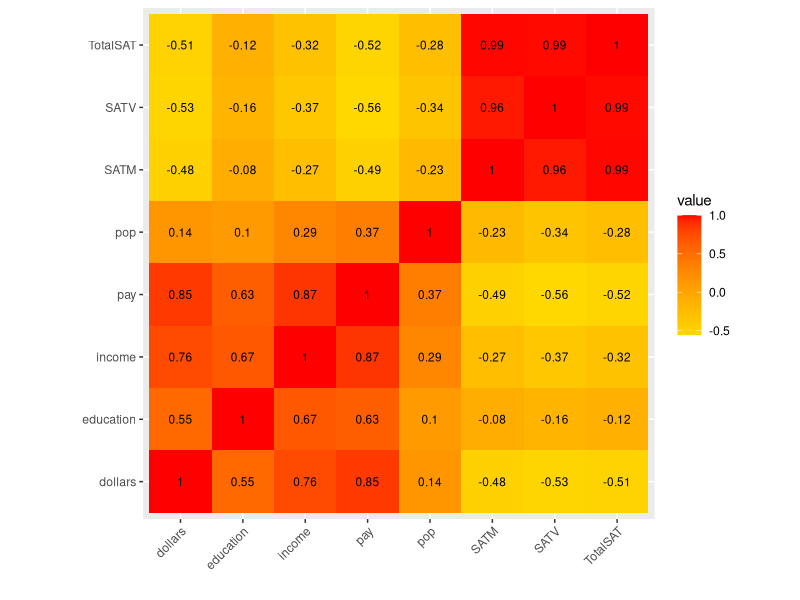
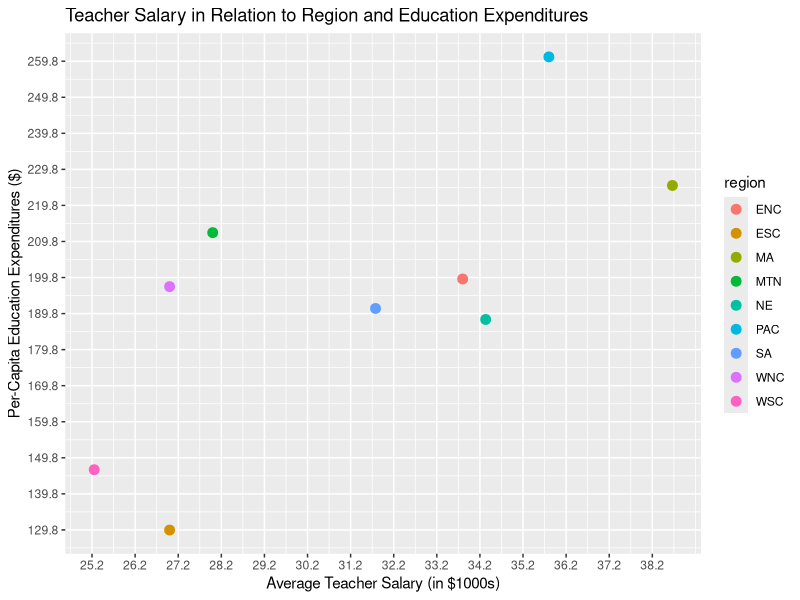
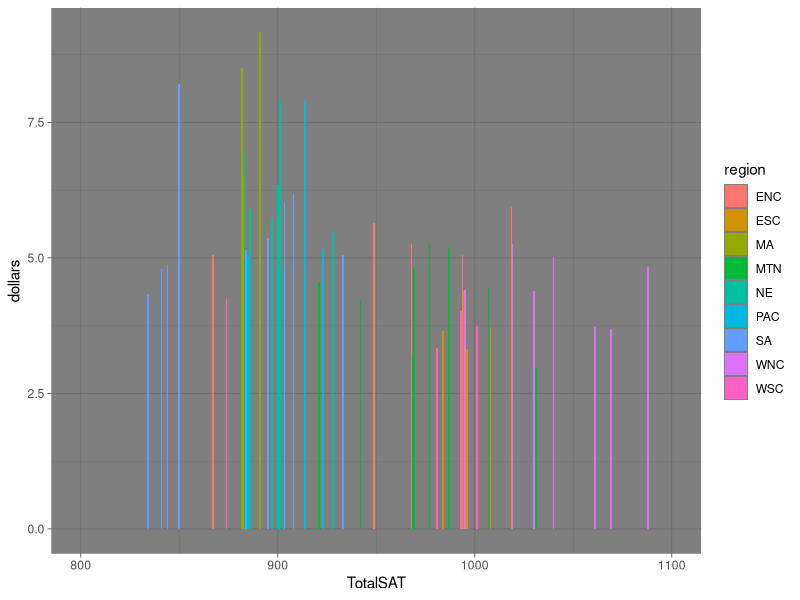
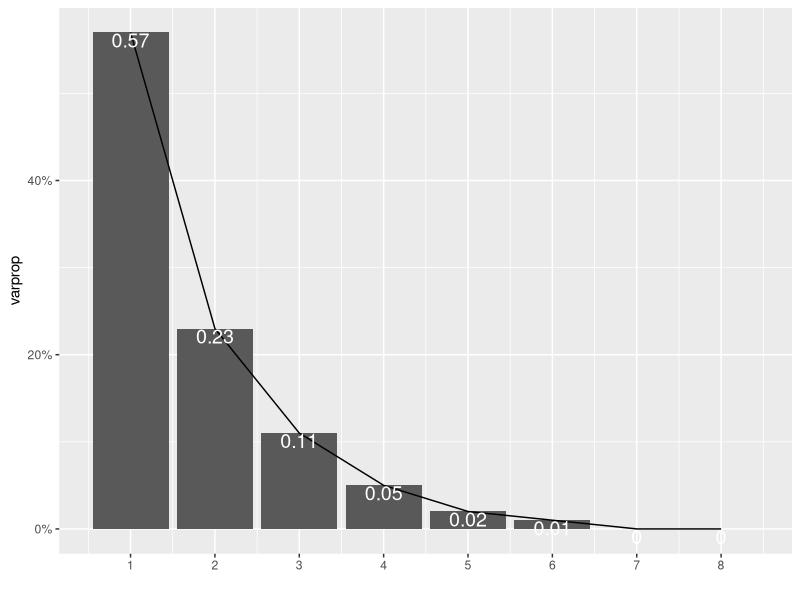
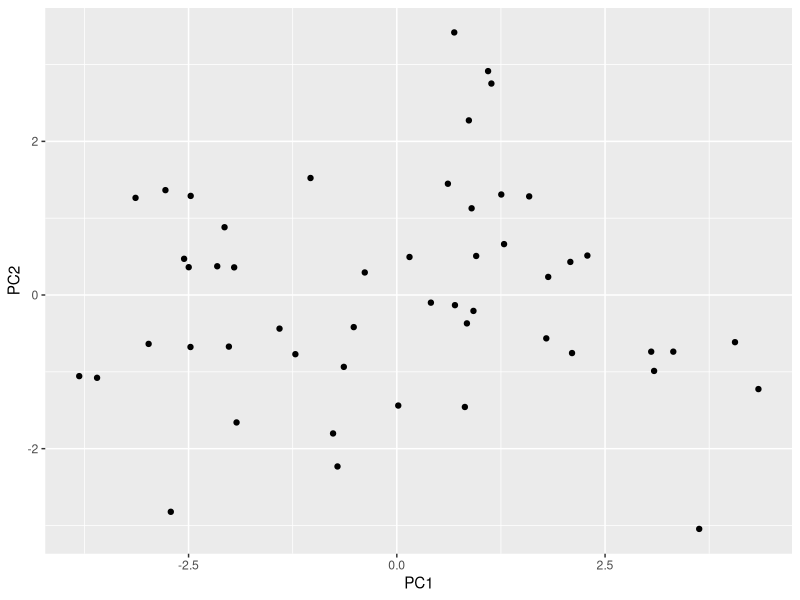
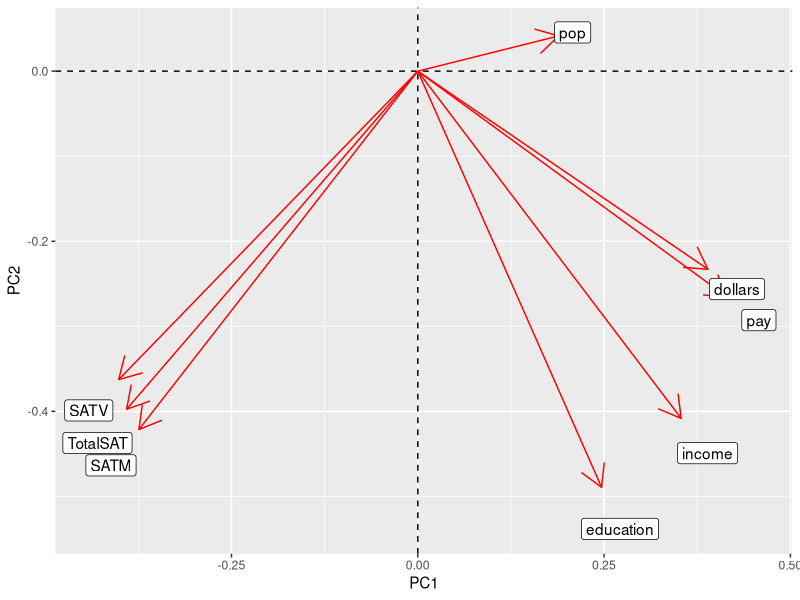

Here is the R script that generated these plots, in order:
## ---- chunk 1
knitr::opts_chunk$set(echo = TRUE, eval = TRUE, fig.align = "center", warning = F, message = F,
tidy=TRUE, tidy.opts=list(width.cutoff=60), R.options=list(max.print=100))
## ---- chunk 2

library(readr)
library(tidyverse)

#Datasets utilized
#Education and Related Statistics for the U.S. States
edustate<- read_csv("State Education .csv")
edustate <- select(edustate,-c(percent))

#U.S. State Public-School Expenditures
publicschool <- read_csv("Public School Expenditures.csv")
publicschool <- select(publicschool,-c(young, urban))

#Data is already tidy, utlizing pivot_wider() function to "untidy" then tidy again
fulldata <- full_join(edustate, publicschool,by=c("state"="state"))

#Making combined data untidy using "pivot_wider()"
untidy <- fulldata %>% pivot_wider(names_from="region", values_from="pop")

#Making combined data tidy again using "pivot_longer()"
untidy %>% pivot_longer(cols=c("ESC","PAC", "MTN", "WSC","NE","SA","ENC","WNC", "MA"), names_to="region", values_to="pop") %>% na.omit()
## ---- chunk 3
library(dplyr)
fulldata <- full_join(edustate, publicschool,by=c("state"="state"))
glimpse(fulldata)
## ---- chunk 4
#Mutate function adds the variable "TotalSAT" to 'fulldata' set by combining the SAT verbal and mathematics sections 
fulldata %>% mutate(TotalSAT = SATV + SATM) -> fulldata
## ---- chunk 5
#1: Looking at relationship between amount spent on public education (in $1000s/student) and overall SAT score by state (arranged greatest to lowest average SAT score)
fulldata %>% select(state, dollars, TotalSAT) %>% arrange(desc(dollars), desc(TotalSAT))

#2: Determing the minimum, maximum, mean, and median of amount spent on public education (in $1000s/student)
fulldata %>% summarize(sd(dollars), min(dollars), max(dollars), mean(dollars), median(dollars))
## ---- chunk 6
#3: Grouping states by region and summarizing by mean dollars spent, mean income, and mean SAT score
fulldata %>% group_by(region) %>% summarize(mean_fund=mean(dollars), mean_income=mean(income), mean_SAT=mean(TotalSAT))

#4: Filtering states by region 'WNC' (West North Central), given that this region had the greatest mean SAT score.
fulldata %>% group_by(state) %>% filter(region == "WNC") %>% summarize(mean_fund=mean(dollars), mean_income=mean(income), mean_SAT=mean(TotalSAT))
## ---- chunk 7

#5: Grouping observation by state and summarizing by mean income, teacher salary, and mean SAT score
fulldata %>% group_by(state) %>% summarize(mean_income = income, teacher_salary = pay, mean_SAT=mean(TotalSAT)) %>% arrange(desc(mean_income), desc(teacher_salary),desc(mean_SAT))

#6: Grouping observations by pay and summarizing by education, teacher salary, and mean SAT score, with teacher salary and SAT score arranged from greatest to lowest to see if teacher salary and pre-capita expenditures affect SAT score
fulldata %>% group_by(pay) %>% summarize(teacher_salary = mean(pay), education_per_capita = mean(education), mean_SAT=mean(TotalSAT)) %>% arrange(desc(teacher_salary),desc(mean_SAT))

#7: Grouping observations by region and summarizing by teacher salary and education funding to understand if teachers get paid more by education funding. (utlized for GGPlot #1)
avgsalary<- fulldata %>% group_by(region) %>% summarize(teacher_salary = mean(pay), education_funds = mean(education))

#8: Grouping observations by region and summarizing by dollars ($1000s/student) invested per student and SAT score (utlized for GGPlot #2)
ggplot2values <- fulldata %>% group_by(region) %>% summarize(dollars = mean(dollars), TotalSAT = mean(TotalSAT))

## ---- chunk 8
#9: Determing the sd, minimum, maximum, mean, and median of SAT scores grouped by region to understand the range of test scores in each region
fulldata %>% group_by(region) %>% summarize(sd(TotalSAT), min(TotalSAT), max(TotalSAT), mean(TotalSAT), median(TotalSAT), sd(dollars))

#10: 
fulldata %>% summarize(n_distinct(TotalSAT))
## ---- chunk 9
#Correlation heatmap of numeric variables
library(tidyverse)
library(ggplot2)

fulldata %>% select_if(is.numeric) %>% cor %>% as.data.frame %>%
rownames_to_column %>% pivot_longer(-1) %>%
ggplot(aes(rowname,name,fill=value))+geom_tile()+
geom_text(aes(label=round(value,2)),size = 3)+
xlab("") + ylab("") + theme(axis.text.x = element_text(angle = 45, hjust=1)) + coord_fixed() + scale_fill_gradient2(low="yellow", mid="orange", high="red")
## ---- chunk 10

#GGPlot #1: "Teacher Salary in Relation to Region and Education Expenditures"
avgsalary %>% ggplot() + geom_point(aes(x = teacher_salary, y = education_funds, color = region), size=3) + scale_x_continuous(breaks = round(seq(min(avgsalary$teacher_salary), max(avgsalary$teacher_salary), by = 1),1)) + scale_y_continuous(breaks = round(seq(min(avgsalary$education_funds), max(avgsalary$education_funds), by = 10),1)) + xlab("Average Teacher Salary (in $1000s)") +ylab("Per-Capita Education Expenditures ($)") + ggtitle("Teacher Salary in Relation to Region and Education Expenditures") + theme_grey()
## ---- chunk 11
#GGPlot #2: "SAT Score in Relation to Money Invested (by thousands/student) in State Public School Education by and Region"
fulldata %>% ggplot(aes(x= TotalSAT, y= dollars, fill=region)) + 
geom_bar(stat="summary", position="dodge") + scale_x_continuous(lim=c(800,1100,1000)) + theme_dark()

## ---- chunk 12
new_fulldata <- fulldata %>% select_if(is.numeric) %>% scale
#not more observations than variables
new_fulldata_pca <- princomp(new_fulldata)

#Summarized Results
summary(new_fulldata_pca,loadings=T)

#Square to convert SDs to eigenvalues
eigval <- new_fulldata_pca$sdev^2

#Proportion of var explained by each PC
varprop=round(eigval/sum(eigval),2)

#Number of PCs to keep
ggplot()+geom_bar(aes(y=varprop,x=1:8),stat="identity")+xlab("")+geom_path(aes(y=varprop,x=1:8)) + geom_text(aes(x=1:8,y=varprop,label=round(varprop,2)),vjust=1,col="white",size=5) + scale_y_continuous(breaks=seq(0,.6,.2),labels = scales::percent) + scale_x_continuous(breaks=1:10)

#Cumulative Proportion of Variance
round(cumsum(eigval)/sum(eigval),2)
eigval[1:8]

#Data with respect to the first 2 PCs
edu_df <-data.frame(PC1=new_fulldata_pca$scores[,1],PC2=new_fulldata_pca$scores[,2])
ggplot(edu_df, aes(PC1,PC2)) + geom_point()

#Plot of Loadings
new_fulldata_pca$loadings[1:8,1:2]%>%as.data.frame%>%rownames_to_column%>%
ggplot()+geom_hline(aes(yintercept=0),lty=2)+
 geom_vline(aes(xintercept=0),lty=2)+ylab("PC2")+xlab("PC1")+
 geom_segment(aes(x=0,y=0,xend=Comp.1,yend=Comp.2),arrow=arrow(),col="red")+
 geom_label(aes(x=Comp.1*1.1,y=Comp.2*1.1,label=rowname))
